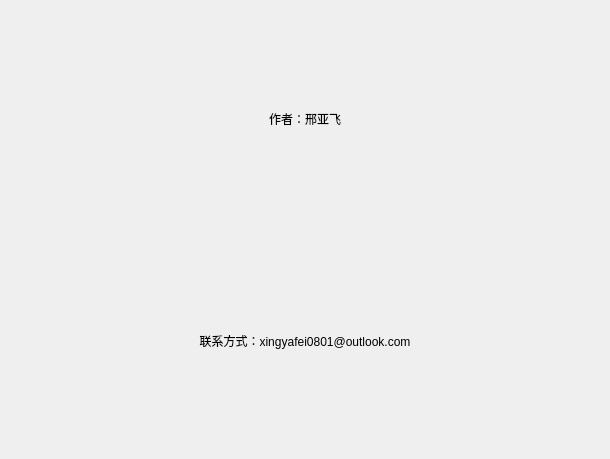
<?xml version="1.0" encoding="UTF-8"?>
<ui version="4.0">
 <class>about</class>
 <widget class="QDialog" name="about">
  <property name="geometry">
   <rect>
    <x>0</x>
    <y>0</y>
    <width>610</width>
    <height>459</height>
   </rect>
  </property>
  <property name="windowTitle">
   <string>关于</string>
  </property>
  <layout class="QVBoxLayout" name="verticalLayout">
   <item>
    <widget class="QLabel" name="label">
     <property name="text">
      <string>作者：邢亚飞</string>
     </property>
     <property name="alignment">
      <set>Qt::AlignCenter</set>
     </property>
    </widget>
   </item>
   <item>
    <widget class="QLabel" name="label_2">
     <property name="text">
      <string>联系方式：xingyafei0801@outlook.com</string>
     </property>
     <property name="alignment">
      <set>Qt::AlignCenter</set>
     </property>
    </widget>
   </item>
  </layout>
 </widget>
 <resources/>
 <connections/>
</ui>
